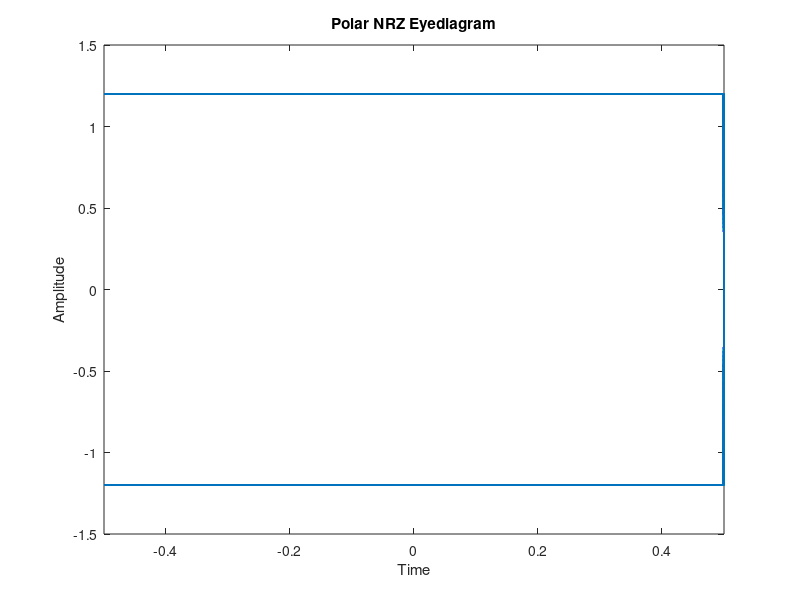
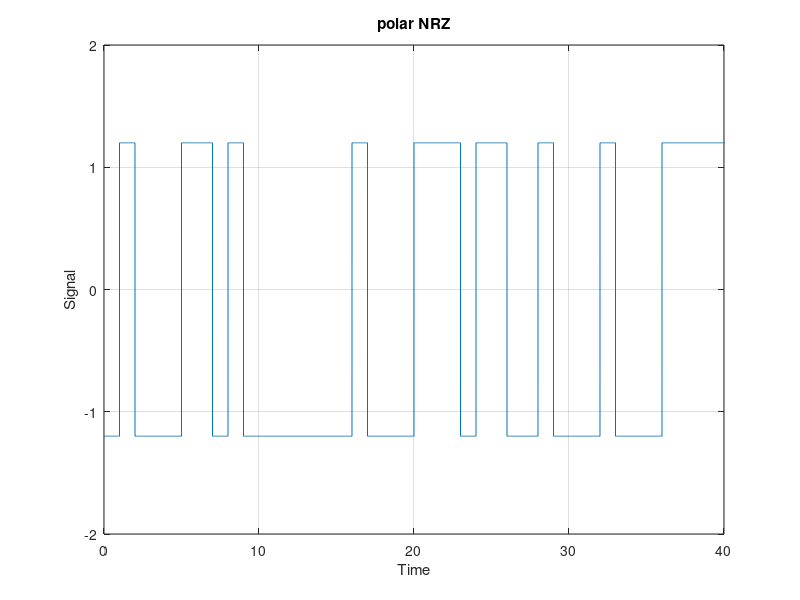
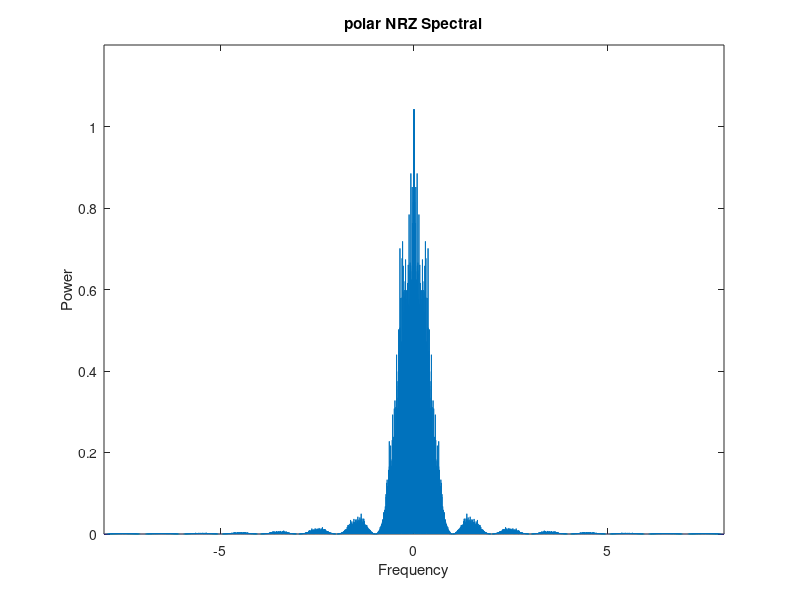
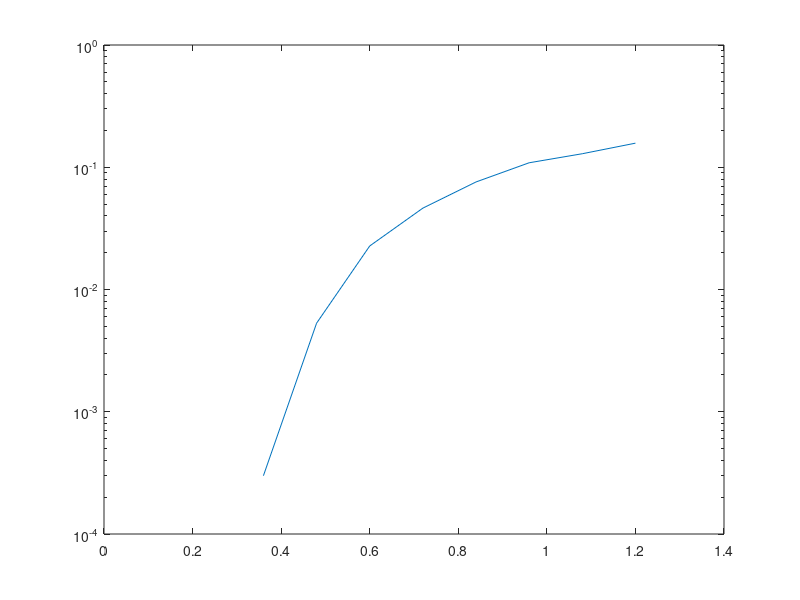

The MATLAB source for these figures, in order:
total_BER2=[];
bits = randi([0, 1], 1, 10000);
n=800;
T=length(bits);
N=n*length(bits);
dt=T/N;
t=0:dt:(T-dt);
sig=zeros(1,length(t));
for i=1:length(bits);
  if bits(i)==1
    sig((i-1)*n+1:i*n)=1.2;

  else
  sig((i-1)*n+1:i*n) = -1.2;
  end
end

#Plot Signal
figure(10);
plot(t,sig),axis([0,40,-2,2]);
xlabel("Time");
ylabel("Signal");
title("polar NRZ");
grid on;

#EyeDiagram
eyediagram(sig,800,1,400);
xlabel("Time");
ylabel("Amplitude");
title("Polar NRZ Eyediagram");

#spectral domain
df = 1/T;
fs= 1/dt;
if (rem(N,2)==0)
f=- (0.5 * fs) : df : (0.5*fs - df) ;
else
f=- (0.5*fs-0.5*df) : df : (0.5*fs -0.5*df) ;
end
M=fftshift(fft(sig))/N;
figure(12);
plot(f,abs(M)),axis([0,5,0,2]);
PSD_y=power(abs(M),2);
plot (f,PSD_y*1000),axis([-8,8,0,1.2]);
xlabel("Frequency");
ylabel("Power");
title("polar NRZ Spectral");

H=abs(f)<1;
k = real(ifft(ifftshift(H.*M))*N);

#Reciever without noise
#decision code 1
for i=1:length(bits);
  if  k(((i-1)*n+i*n)/2)>=0;
    k((i-1)*n+1:i*n)=1.2;
   else
      k((i-1)*n+1:i*n)=-1.2;
  end
end

#compare 1
error_bits_1=0;
 for i=1:length(bits);
  if k(((i-1)*n+i*n)/2)!=sig(((i-1)*n+i*n)/2);
    error_bits_1++;
  end
end
BER1=error_bits_1/length(bits);
disp(BER1)

#Reciever with noise
for sigma = 0:0.12:1.2;
noise=sigma*randn(1,length(t));
K1=k+noise;

#decision code 2
for i=1:length(bits);
  if  K1(((i-1)*n+i*n)/2)>=0;
    K1((i-1)*n+1:i*n)=1.2;
   else
      K1((i-1)*n+1:i*n)=-1.2;
  end
end

#compare 2
error_bits_2=0;
 for i=1:length(bits);
  if  K1(((i-1)*n+i*n)/2)!=sig(((i-1)*n+i*n)/2);
   error_bits_2++;
  end
end
BER2=error_bits_2/length(bits);
total_BER2 =[total_BER2 BER2];
disp(BER2)
end

figure(19);
sigma =[0:0.12:1.2];
semilogy(sigma,total_BER2);
